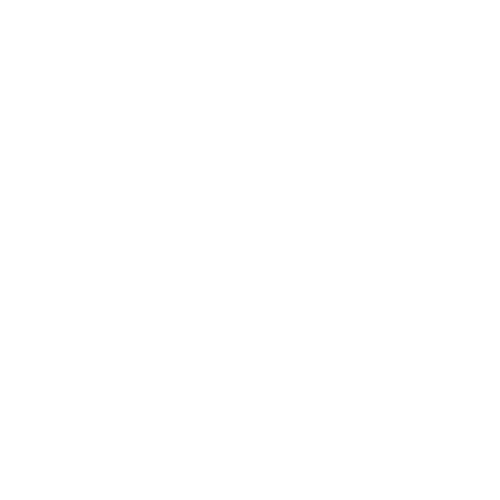
Frame 1 (no input)
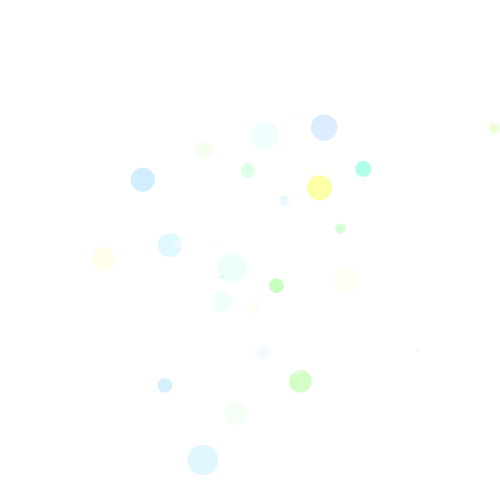
Frame 60 (the mouse pressed at the canvas centre just before this capture)
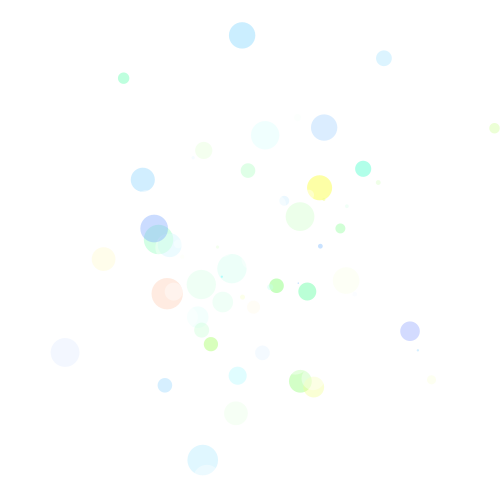
Frame 120 (the mouse held since frame 60 and released just before this capture)

The Processing sketch that drew these frames (run headless with seeded random() and noise(); from frame 60 on, the mouse is pressed at the canvas centre):

// Processing sketch: noc_randomgaussian001
// ── noc_randomgaussian001.pde
float x, y, hx, hy;

void setup(){
  size(500, 500);
  background(255);
  colorMode(HSB, 360, 100, 100);
  noStroke();
  x = width / 2;
  y = height / 2;
  hx = x;
  hy = y;
}

void draw(){
  //float h = random(100);
  //float s = random(100);
  float h = sqrt(random(52900));
  float s = randomGaussian() * 50;
  float b = 100;
  
  x = randomGaussian() * width / 5;
  y = randomGaussian() * height / 5;
  float r = random(sqrt(1000));
  fill(h, s, b, 100);
  ellipse(x + hx, y + hy, r, r);
}
